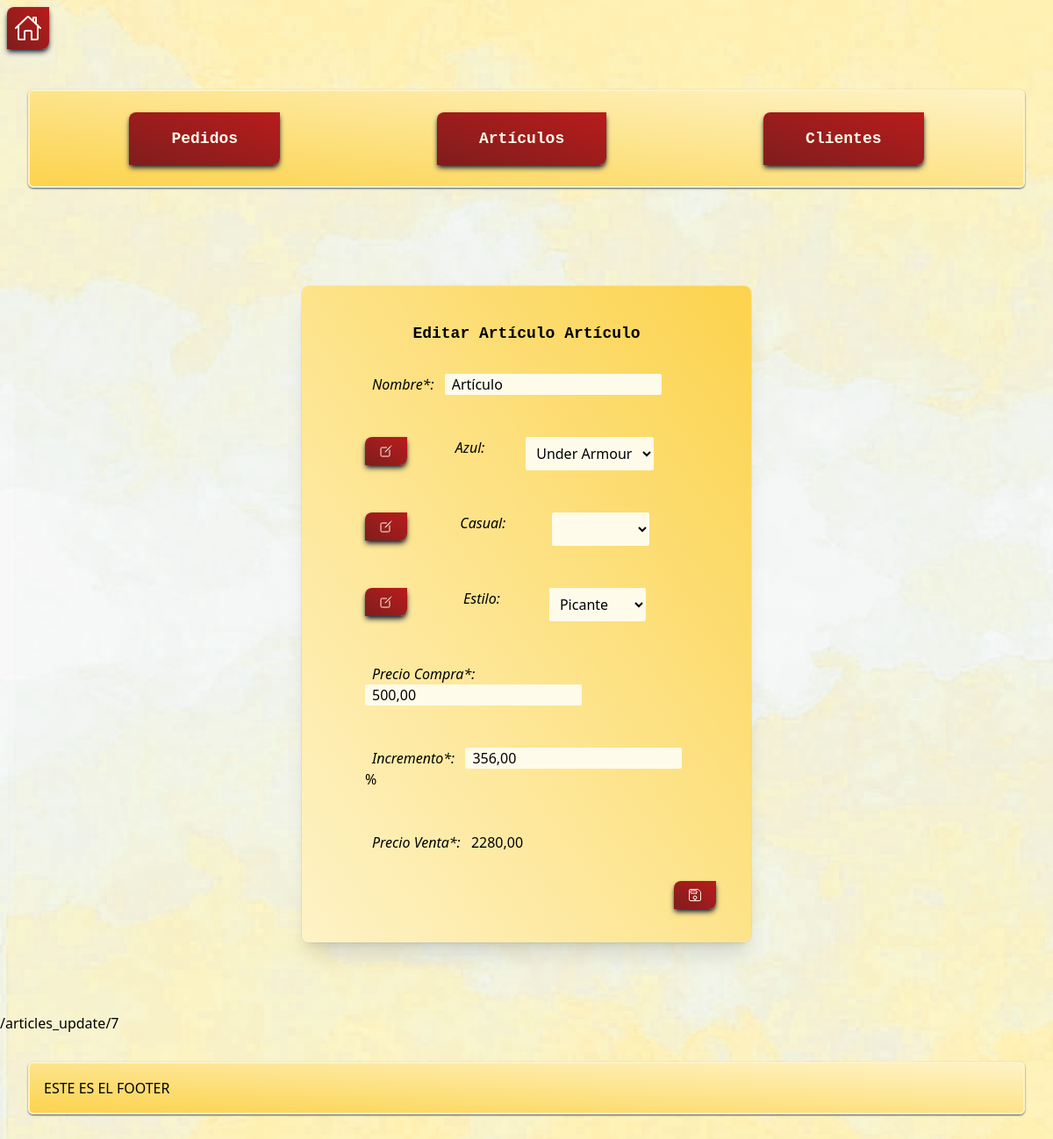
Page /articles_update/7 (signed in) on the earlier database version.
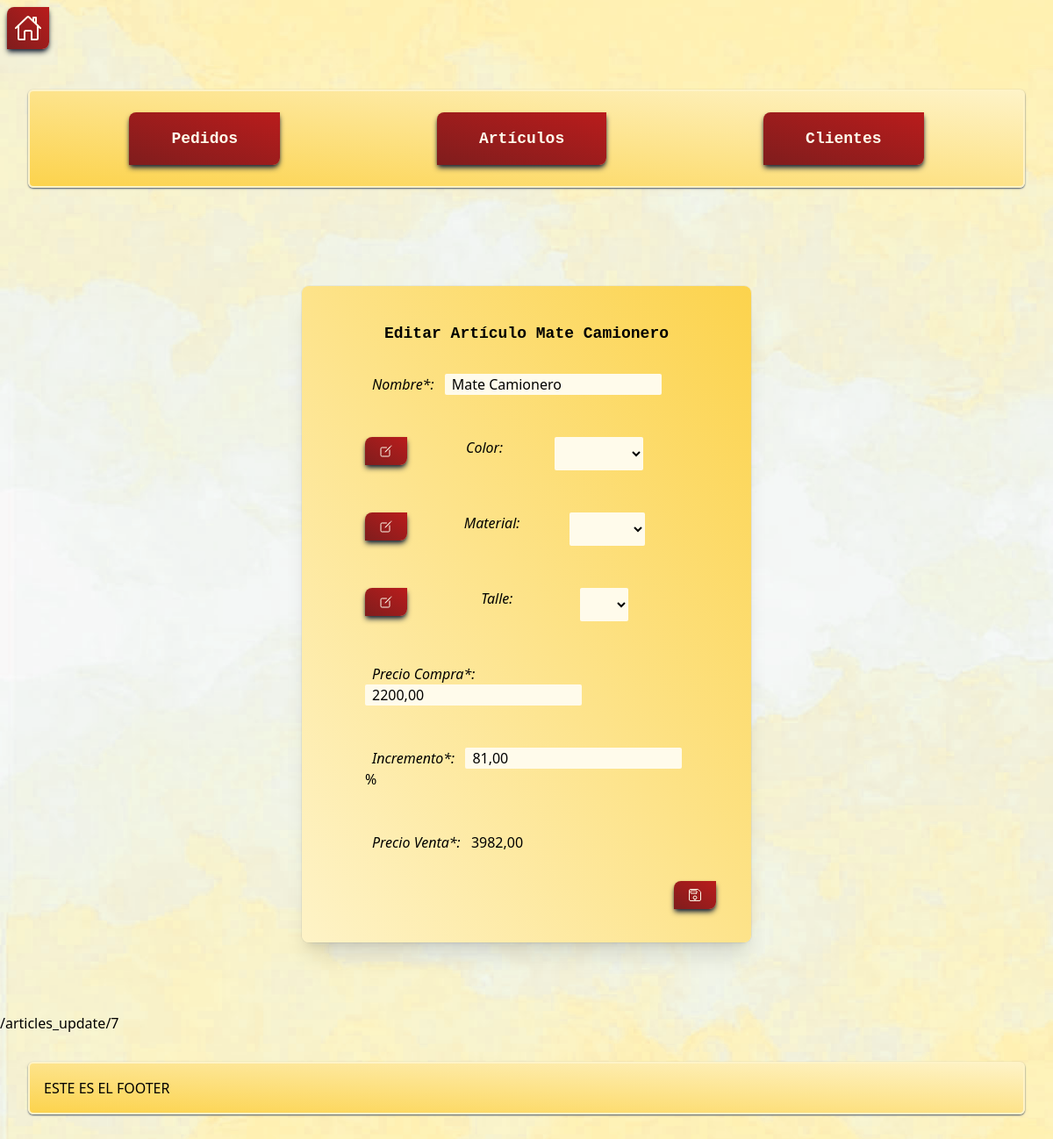
Same page on the later database version.
### articles/models.py (models this page shows, shortened)
class Article(models.Model):
    name = models.CharField(verbose_name="Nombre",max_length=100, unique=True)
    characteristics_id = models.ManyToManyField(Value,related_name='characteristics_id', blank=True, through='ArticleValue')
    buy_price = models.DecimalField(verbose_name="Precio de compra", max_digits=10, decimal_places=2, validators=[MinValueValidator(0.0)])
    increase = models.DecimalField(verbose_name="Incremento", max_digits=10, decimal_places=2, validators=[MinValueValidator(0.0)])
    sell_price = models.DecimalField(verbose_name="Precio de venta", max_digits=10, decimal_places=2, validators=[MinValueValidator(0.0)])
    class Meta:
        verbose_name = 'Artículo'
        verbose_name_plural = 'Artículos'
        ordering = ['name']

class Category(models.Model):
    name = models.CharField(max_length=100, unique=True)
    class Meta:
        verbose_name = 'Categoría'
        verbose_name_plural = 'Categorías'
        ordering = ['name']

### articles/views.py (the view)
# urls.py: path('articles_update/<int:id>', articles_views.article_update, name="article_update"),
@csrf_protect
def article_update(request, id):
    template = 'articles_update.html'
    context = {}
    categories = Category.objects.all()
    values = Value.objects.all()
    context = {"categories":categories,
               "values":values,
               }
    article_to_update = Article.objects.get(id = id)
    context['article_to_update'] = article_to_update
    return render_login_required(request, template, context)

### articles/templatetags/custom_tags.py (called while the page is built)
@register.filter
def filter_by_category(values, category):
    return [value for value in values if value.category_id == category] #used list comprehension becouse its more elegant

### articles/utils.py (called while the page is built)
@login_required
def render_login_required(request, template: str,context: dict):
    return render(request, template, context)

### articles/templates/articles/articles_update.html (shortened to what this page needs)
{% extends './header.html' %}
{% load static %}
{% block content_two %}
<div class="relative flex min-h-screen flex-col justify-center overflow-hidden py-2 sm:py-12">
  <div class="bg-gradient-to-tr from-amber-100 to-amber-300 rounded-md p-4 m-8 relative px-6 pt-10 pb-8 shadow-xl ring-1 ring-gray-900/5 sm:mx-auto sm:max-w-lg sm:rounded-lg sm:px-10">
    <div class="mx-auto max-w-md" id="article_create_answer">
      {% include 'articles_update_table.html' %}
    </div>
  </div>
</div>
{% endblock %}

### articles/templates/articles/partials/articles_update_table.html (shortened to what this page needs)
<h1 class="font-mono text-lg text-center font-bold">Editar Artículo {{article_to_update.name}}</h1>
<div class="p-4 m-4">
  <label class="italic px-2">Nombre*: </label>
  <input class="bg-amber-50 rounded-sm px-2" hx-get="{% url 'name_update_check' id=article_to_update.id %}" type="text" hx-target="#answer_article_name" hx-trigger="keyup changed delay:200ms" hx-swap="outerHTML" name="article_name_input" id="article_name_input" value="{{article_to_update.name}}" required >
</div>
{% for category in categories %}
    <div class="p-4 m-4 flex justify-between">
        <form action="{% url 'category_update' external_link="True" cat_id=category.id art_id=article_to_update.id  %}" method="GET">
          <button ion-button icon-only type="submit">
              <ion-icon name="create-outline"
              class="text-amber-50 rounded-tl-lg rounded-br-lg bg-gradient-to-tr from-red-900 to-red-700 px-4 py-2 shadow-md shadow-slate-800 transition hover:-translate-y-0.5 duration-300 hover:shadow-xl hover:shadow-slate-400 cursor-pointer mr-2"
              ></ion-icon>
          </button>
        </form>
        <label class="italic px-2" for="article_value_input">{{category.name}}: </label>
        <select class="bg-amber-50 rounded-sm px-2" id = "{{category.id}}" name="category-{{category.id}}">
            <option value=""></option>
            {% load custom_tags %}
            {% with values|filter_by_category:category as values_for_category %}
                {% for value in values_for_category %}
                    {% if value in article_to_update.characteristics_id.all %}
                        <option value="{{value.id}}" selected >{{value.name}}</option>
                    {% else %}
                        <option value="{{value.id}}">{{value.name}}</option>
                    {% endif %}
                {% endfor %}
            {% endwith %}
        </select>
    </div>
{% endfor %}
<div class="p-4 m-4">
  <label class="italic px-2">Precio Compra*: </label>
  <input class="bg-amber-50 rounded-sm px-2" type="text" name="article_buy_price_input" id="article_buy_price_input" hx-get="{% url 'calculator' %}" hx-swap="outerHTML" hx-trigger="keyup changed delay:300ms" hx-target="#article_sell_price_output" hx-include="[name='article_increase_input']" value="{{article_to_update.buy_price}}" required >
</div>
<div class="p-4 m-4">
  <label class="italic px-2">Incremento*: </label>
  <input class="bg-amber-50 rounded-sm px-2" type="text" name="article_increase_input" id="article_increase_input" hx-get="{% url 'calculator' %}" hx-swap="outerHTML" hx-trigger="keyup changed delay:300ms" hx-target="#article_sell_price_output" hx-include="[name='article_buy_price_input']" value="{{article_to_update.increase}}" required>
  <label>%</label>
</div>
<div class="p-4 m-4" id="article_sell_price_output">
  <label class="italic px-2">Precio Venta*: </label>
  <input class="bg-amber-50 rounded-sm px-2 empty:hidden" type="text" name="article_sell_price_input" id="article_sell_price_input" value="{{article_to_update.sell_price}}" readonly>{{article_to_update.sell_price}}</input>
</div>
<div class="grid place-content-end">
    <button ion-button icon-only type="submit" hx-get="{% url 'articles_update_confirm' id=article_to_update.id %}" hx-trigger="click" hx-include="#article_name_input,[name^='category-'],#article_buy_price_input, #article_increase_input, #article_sell_price_input" hx-target="#article_create_answer" hx-swap="outerHTML">
        <ion-icon class="text-amber-50 rounded-tl-lg rounded-br-lg bg-gradient-to-tr from-red-900 to-red-700 px-4 py-2 shadow-md shadow-slate-800 transition hover:-translate-y-0.5 duration-300 hover:shadow-xl hover:shadow-slate-400 cursor-pointer" name="save-outline"></ion-icon>
    </button>
</div>

Differences in the rows shown:
removed Category: name "Azul"
removed Category: name "Casual"
removed Category: name "Estilo"
changed Article: name "Artículo" → "Mate Camionero"; article_name_input "Artículo" → "Mate Camionero"; article_buy_price_input "500,00" → "2200,00"; article_increase_input "356,00" → "81,00"; sell_price "2280,00" → "3982,00"
added Category: name "Color"
added Category: name "Material"
added Category: name "Talle"
